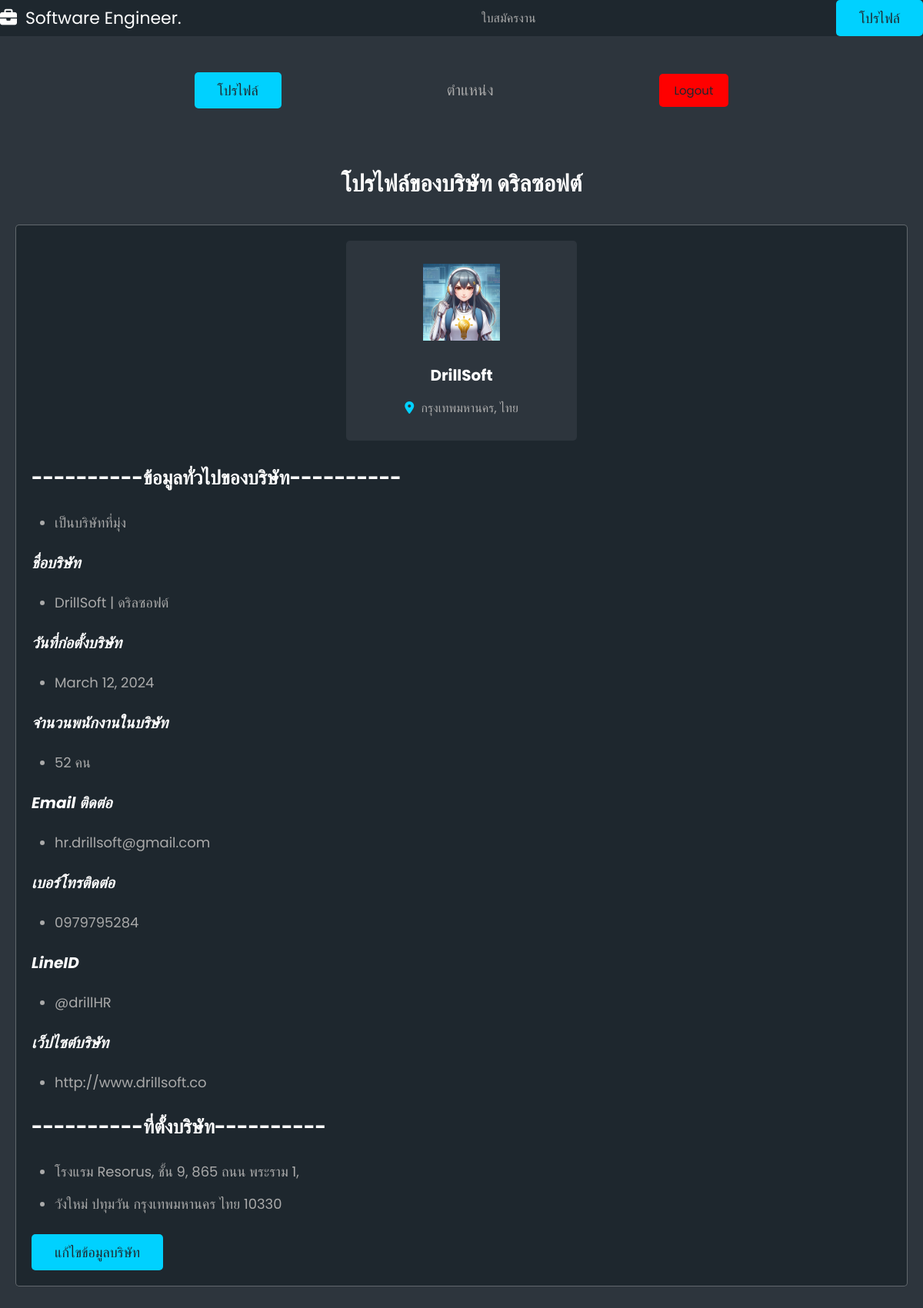
The app's page /profile/COMPANY/c1/ (signed in) with its own data.
### usertype/models.py (models this page shows, shortened)
class CompanyProfile(models.Model):
    user = models.OneToOneField(CustomUser, on_delete=models.CASCADE)
    companyinfo = models.ForeignKey(
        CompanyInfo, on_delete=models.CASCADE, null=True, blank=True
    )
    job = models.ManyToManyField(Job, related_name="companies")

class CompanyInfo(models.Model):
    company_name_eng = models.CharField(max_length=100)
    company_name_thai = models.CharField(max_length=100)
    company_des = models.TextField()
    profile = models.ImageField(upload_to="profile/", null=True, blank=True)
    foundation_date = models.DateField()
    number_of_employees = models.IntegerField()
    website = models.URLField()
    email = models.EmailField()
    address = models.TextField()
    sub_district = models.TextField()
    district = models.TextField()
    province = models.TextField()
    country = models.TextField()
    postal_code = models.CharField(max_length=255)
    phone = models.CharField(max_length=15)
    line_id = models.CharField(max_length=255, blank=True)
    facebook = models.URLField(blank=True)

### usertype/views.py (the view)
# urls.py: path("profile/<str:role>/<str:username>/", views.profile, name="profile"),  # Profile page
@login_required
def profile(request, role, username):
    user = request.user
    student = None
    company = None
    jobs = None
    context = {
        "role": role,
        "username": username,
    }
    if user.role == CustomUser.Role.STUDENT:
        try:
            student = StudentProfile.objects.get(user__username=username)
            jobs = Job.objects.all()
        except StudentProfile.DoesNotExist:
            pass
    elif user.role == CustomUser.Role.COMPANY:
        try:
            company = CompanyProfile.objects.get(user__username=username)
            jobs = Job.objects.all()
        except CompanyProfile.DoesNotExist:
            pass
    if request.method == "POST":
        form = SignUpStudentForm(request.POST, initial={"username": user.username})
        if form.is_valid():
            form.save()
            messages.success(request, 'Your account was successfully updated!')
            return redirect("welcome", username=user.username)
    else:
        form = SignUpStudentForm(initial={"username": user.username})
    return render(
        request,
        "userweb/profile.html",
        {
            "form": form,
            "student": student,
            "company": company,
            "jobs": jobs,  # Pass jobs to the template
            "user": user,
            "context": context,
        },
    )

### usertype/forms.py
class SignUpStudentForm(forms.Form):
    profile = forms.ImageField()  #
    student_id = forms.IntegerField()  #
    first_name = forms.CharField(max_length=100)  #
    last_name = forms.CharField(max_length=100)  #
    nick_name = forms.CharField(max_length=100)  #
    birthday = forms.DateField()  #
    gender = forms.CharField(max_length=200)  #
    email = forms.EmailField()  #
    phone = forms.CharField(max_length=10)  #
    cv = forms.URLField()  #
    last_job = forms.CharField(max_length=200)  #
    intern_company = forms.CharField(max_length=200)  #
    interest_job = forms.CharField(max_length=200)  #
    skill = forms.CharField(max_length=200)  #
    university = forms.CharField(max_length=200)  #
    faculty = forms.CharField(max_length=50)  #
    major = forms.CharField(max_length=50)  #
    intern_start = forms.DateField()  #
    intern_end = forms.DateField()  #
    eng_skill = forms.CharField(max_length=200)  #

### usertype/templates/userweb/profile.html (shortened to what this page needs)
<!DOCTYPE html>
<html lang="en">
  <head>
    {% load static %}
    <link rel="stylesheet" href="{% static "css/style.css" %}" />
  </head>
  <body>
    {% include "navbarmain.html" %}
    {% include  'navbarprofile.html'%}
    {% if user.role == 'STUDENT' %}
    <section class="view-student">
      {% if messages %}
      <ul class="messages">
        {% for message in messages %}
          <li style="font-size:150%;" class="{{ message.tags }}">{{ message }}</li>
        {% endfor %}
      </ul>
      {% endif %}
      <h1 class="heading">โปรไฟล์ของ {{ student.studentinfo.first_name }} {{ student.studentinfo.last_name }}</h1>
      <div class="details">
        <div class="info">
          <img src="{{ student.studentinfo.profile.url }}" alt="" />
          <h3>{{ student.studentinfo.first_name }} {{ student.studentinfo.last_name }}</h3>
          <p>{{ student.studentinfo.student_id }}</p>
        </div>
        <div class="description">
          <h3 style="font-size:250%;">----------ข้อมูลทั่วไป----------</h3>
          <ul>
            <p style="font-size:200%;"><b><i style="color:white;">Curriculum vitae (CV)</i></b></p>
            <li style="font-size:180%;"><a href="{{ student.studentinfo.cv }}">Click to view CV</a></li>
            <br />
            <p style="font-size:200%;"><b><i style="color:white;">ชื่อจริง-นามสกุล</i></b></p>
            <li style="font-size:180%;">{{ student.studentinfo.first_name }} {{ student.studentinfo.last_name }}</li>
            <br />
            <p style="font-size:200%;"><b><i style="color:white;">รหัสนิสิต</i></b></p>
            <li style="font-size:180%;">{{ student.studentinfo.student_id }}</li>
            <br />
            <p style="font-size:200%;"><b><i style="color:white;">Email </i></b></p>
            <li style="font-size:180%;">{{ student.studentinfo.email }}</li>
            <br />
            <p style="font-size:200%;"><b><i style="color:white;">เบอร์โทรติดต่อ</i></b></p>
            <li style="font-size:180%;">{{ student.studentinfo.phone }}</li>
            <br />
            <p style="font-size:200%;"><b><i style="color:white;">เพศ</i></b></p>
            <li style="font-size:180%;">{{ student.studentinfo.gender }}</li>
            <br />
          </ul>
          <h3 style="font-size:250%;">----------ประวัติการฝึกงานครั้งล่าสุด----------</h3>
          <ul>
            <p style="font-size:200%;"><b><i style="color:white;">ตำแหน่งที่ฝึกงานครั้งล่าสุด</i></b></p>
            <li style="font-size:180%;">{{ student.studentinfo.last_job }}</li>
            <br />
            <p style="font-size:200%;"><b><i style="color:white;">บริษัทที่เคยฝึกงาน</i></b></p>
            <li style="font-size:180%;">{{ student.studentinfo.intern_company }}</li>
            <br />
          </ul>
          <h3 style="font-size:250%;">----------คุณสมบัติ----------</h3>
          <ul>
            <br />
            <p style="font-size:200%;"><b><i style="color:white;">ทักษะ</i></b></p>
            <li style="font-size:180%;">{{ student.studentinfo.skill }}</li>
            <br />
            <p style="font-size:200%;"><b><i style="color:white;">ทักษะภาษาอังกฤษ</i></b></p>
            <li style="font-size:180%;">{{ student.studentinfo.eng_skill }}</li>
            <br />
            <p style="font-size:200%;"><b><i style="color:white;">วันที่เริ่มฝึกงาน (ปัจจุบัน)</i></b></p>
            <li style="font-size:180%;">{{ student.studentinfo.intern_start }}</li>
            <br />
            <p style="font-size:200%;"><b><i style="color:white;">วันที่สิ้นสุดการฝึกงาน</i></b></p>
            <li style="font-size:180%;">{{ student.studentinfo.intern_end }}</li>
            <br />
          </ul>
          <h3 style="font-size:250%;">----------ระดับการศึกษา----------</h3>
          <ul>
            <br />
            <p style="font-size:200%;"><b><i style="color:white;">มหาวิทยาลัย</i></b></p>
            <li style="font-size:180%;">{{ student.studentinfo.university }}</li>
            <br />
            <p style="font-size:200%;"><b><i style="color:white;">คณะ</i></b></p>
            <li style="font-size:180%;">{{ student.studentinfo.faculty }}</li>
            <br />
            <p style="font-size:200%;"><b><i style="color:white;">สาขา</i></b></p>
            <li style="font-size:180%;">{{ student.studentinfo.major }}</li>
            <br />
          </ul>
        </div>
        {% if student %}
        <form action="{% url 'editinfo' role=context.role username=context.username %}" method="post" class="flex-btn">
          {% csrf_token %}
          <input type="submit" value="แก้ไขข้อมูลนิสิต" class="btn" />
          <input type="hidden" name="role" value="{{ context.role }}">
          <input type="hidden" name="username" value="{{ context.username }}">
        </form>
        {% else %}
        <form action="{% url 'addinfo' role=context.role username=context.username %}" method="post" class="flex-btn">
          {% csrf_token %}
          <input type="submit" value="เพิ่มข้อมูลนิสิต" class="btn" />
          <input type="hidden" name="role" value="{{ context.role }}">
          <input type="hidden" name="username" value="{{ context.username }}">
        </form>
        {% endif %}
      </div>
    </section>
    {% elif user.role == 'COMPANY' %}
    <section class="view-company">
      <h1 class="heading">โปรไฟล์ของบริษัท {{ company.companyinfo.company_name_thai }} </h1>
      <div class="details">
        <div class="info">
          <img src="{{ company.companyinfo.profile.url }}" alt="" />
          <h3>{{ company.companyinfo.company_name_eng }}</h3>
          <p><i class="fas fa-map-marker-alt"></i> {{ company.companyinfo.province }}, {{ company.companyinfo.country }}</p>
        </div>
        <div class="description">
          <ul>
            <h3>----------ข้อมูลทั่วไปของบริษัท----------</h3>
            <li style="font-size:180%;">{{ company.companyinfo.company_des }}</li>
            <br />
          </ul>
          <ul>
            <p style="font-size:200%;"><b><i style="color:white;">ชื่อบริษัท</i></b></p>
            <li style="font-size:180%;">{{ company.companyinfo.company_name_eng }} | {{ company.companyinfo.company_name_thai }}</li>
            <br />
            <p style="font-size:200%;"><b><i style="color:white;">วันที่ก่อตั้งบริษัท</i></b></p>
            <li style="font-size:180%;">{{ company.companyinfo.foundation_date }}</li>
            <br />
            <p style="font-size:200%;"><b><i style="color:white;">จำนวนพนักงานในบริษัท</i></b></p>
            <li style="font-size:180%;">{{ company.companyinfo.number_of_employees }} คน</li>
            <br />
            <p style="font-size:200%;"><b><i style="color:white;">Email ติดต่อ</i></b></p>
            <li style="font-size:180%;">{{ company.companyinfo.email }}</li>
            <br />
            <p style="font-size:200%;"><b><i style="color:white;">เบอร์โทรติดต่อ</i></b></p>
            <li style="font-size:180%;">{{ company.companyinfo.phone }}</li>
            <br />
            <p style="font-size:200%;"><b><i style="color:white;">LineID</i></b></p>
            <li style="font-size:180%;">{{ company.companyinfo.line_id}}</li>
            <br />
            <p style="font-size:200%;"><b><i style="color:white;">เว็ปไซต์บริษัท</i></b></p>
            <li style="font-size:180%;">{{ company.companyinfo.website}}</li>
            <br />
          </ul>
          <h3>----------ที่ตั้งบริษัท----------</h3>
          <ul>
            <li style="font-size:180%;">{{ company.companyinfo.address}}</li>
            <li style="font-size:180%;">{{ company.companyinfo.sub_district}}
              {{ company.companyinfo.district}} {{ company.companyinfo.province }}
              {{ company.companyinfo.country}} {{ company.companyinfo.postal_code}}</li>
            <br />
          </ul>
        </div>
        {% if company %}
        <form action="{% url 'editinfo' role=context.role username=context.username %}" method="post" class="flex-btn">
          <input type="submit" value="แก้ไขข้อมูลบริษัท" class="btn" />
        </form>
        {% endif %}
      </div>
    </section>
    {% endif %}
    <section></section>
  </body>
</html>

### static/css/style.css (style rules this page uses)
:root { --main-color: #00d1ff; --red: red; --light-color: #aaa; --light-bg: #2d353d; --black: #1e272e; --white: #fff; --box-shadow: none; --border: 0.1rem solid rgba(255, 255, 255, 0.3); }
* { font-family: "Poppins", sans-serif; margin: 0; padding: 0; box-sizing: border-box; text-decoration: none; outline: none; border: none; }
html { font-size: 62.5%; overflow-x: hidden; scroll-padding-top: 7rem; scroll-behavior: smooth; }
body { background-color: var(--light-bg); }
section { padding: 2rem; margin: 0 auto; max-width: 1200px; }
.heading { text-align: center; margin-bottom: 2rem; font-size: 3rem; color: var(--white); text-transform: capitalize; padding: 1rem 0; }
.btn { display: inline-block; margin-top: 1rem; padding: 1rem 3rem; cursor: pointer; font-size: 1.8rem; color: var(--black); background-color: var(--main-color); border-radius: 0.5rem; text-transform: capitalize; text-align: center; }
.flex-btn { display: flex; align-items: center; justify-content: space-between; column-gap: 1rem; flex-wrap: wrap; }
.view-company .details { background-color: var(--black); border: var(--border); border-radius: 0.5rem; background-color: var(--black); padding: 2rem; }
.view-company .details .info { max-width: 30rem; margin: 0 auto; border-radius: 0.5rem; background-color: var(--light-bg); padding: 3rem 2rem; text-align: center; }
.view-company .details .info img { height: 10rem; width: 10rem; object-fit: contain; margin-bottom: 1rem; }
.view-company .details .info h3 { padding: 1.5rem 0; font-size: 2rem; color: var(--white); }
.view-company .details .info p { font-size: 1.6rem; color: var(--light-color); }
.view-company .details .info p i { margin-right: 0.5rem; color: var(--main-color); }
.view-company .details .description { margin-top: 2rem; }
.view-company .details .description h3 { font-size: 2.5rem; color: var(--white); padding: 1rem 0; text-transform: capitalize; }
.view-company .details .description p { padding: 0.5rem 0; font-size: 1.6rem; color: var(--light-color); line-height: 1.8; }
.view-company .details ul li { margin-left: 3rem; font-size: 1.6rem; color: var(--light-color); padding-top: 1.5rem; }
.info { color: blue; }

### records on screen
CompanyProfile: companyinfo.company_name_thai "ดริลซอฟต์", companyinfo.profile (picture), companyinfo.company_name_eng "DrillSoft", companyinfo.province "กรุงเทพมหานคร", companyinfo.country "ไทย", companyinfo.company_des "เป็นบริษัทที่มุ่ง", companyinfo.foundation_date "March 12, 2024", companyinfo.number_of_employees "52", companyinfo.email "hr.drillsoft@gmail.com", companyinfo.phone "0979795284", companyinfo.line_id "@drillHR", companyinfo.website "http://www.drillsoft.co", companyinfo.address "โรงแรม Resorus, ชั้น 9, 865 ถนน พระราม 1,", companyinfo.sub_district "วังใหม่", companyinfo.district "ปทุมวัน", companyinfo.postal_code "10330"
